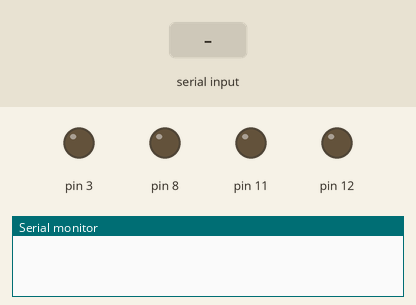
Bench run of a sketch on a simulated Arduino Uno, built with avr-gcc and run on an emulated ATmega328P. On the bench: output pins drawn as LEDs (lit = HIGH), the last lines printed to the serial monitor. The test bench sets the inputs (shaded band).

Above: at 1.2 s.
1.3 s: "run 150 175\n" received over Serial
At 2.2 s:
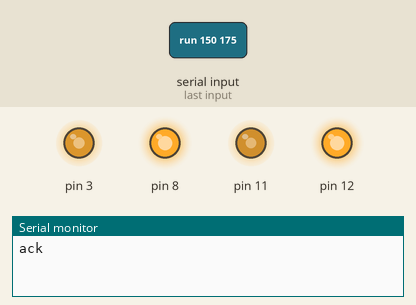
2.8 s: "-" received over Serial
Timing chart, 0 to 5.8 s (numbered marks = the images above; inputs shaded):
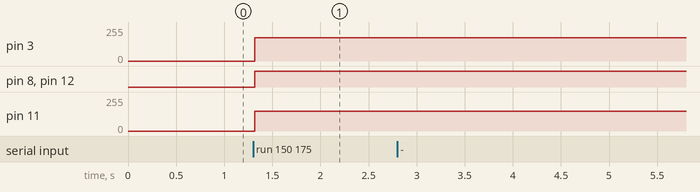

The sketch:

sketch1702.ino
```cpp
// #include "TimerOne.h"
#include "TBMotor.h"

#define itsBufferSize_ 40
// #define itsDebug_
#define itsMaxNumberLength_ 5
#define itsMaxSpeed_ 255

bool repeat, runStringFound, validLeftNumber, validRightNumber;
byte n, length1, length2;
int leftSpeed, rightSpeed;
char input[itsBufferSize_], findString[10], c;

#ifdef itsDebug_
    char buffer[itsBufferSize_];
#endif

OseppTBMotor rightMotor(12, 11);
OseppTBMotor leftMotor(8, 3);

byte findStringLength(char *string)
{
    bool found = false;
    byte n = 0;

    while(!found && (n < itsBufferSize_)) found = (string[n++] == '\0');
    return n - 1;
}

bool findStringInString(char *subString, char *string, byte *position)
{
    byte length = findStringLength(string),
        subLength = findStringLength(subString),
        steps = length - subLength + 1,
        n = 0,
        m;
    bool same = false;

    if(length < subLength) steps = 0;
    while(!same && (n < steps)) {
        same = true;
        m = 0;
        while(same && (m < subLength)) {
            same = (subString[m] == string[m + n]);
            m++;
        }
        n++;
    }
    if(same) *position = n - 1;
    return same;
}

bool isNumerical(char character)
{
    return (character == '-') || ((character >= '0') && (character <= '9'));
}

bool checkIndex(byte index)
{
    return input[index] && (index < itsBufferSize_ - 1);
}

bool readNumber(byte index, byte *finish, int *value)
{
    char number[itsMaxNumberLength_];
    byte numberLength = 0;
    int numberValue;

    number[0] = 0;
    while(checkIndex(index) && !isNumerical(input[index])) index++;
    while(checkIndex(index) && isNumerical(input[index]) && (numberLength < itsMaxNumberLength_ - 1))
        number[numberLength++] = input[index++];
    number[numberLength] = 0;
        // if a number is found
    if(numberLength) {

        // get value from numerical character string
        numberValue = atoi(number);

        *finish = index;
        *value = numberValue;

        #ifdef itsDebug_
            sprintf(buffer, "  found value is: %d", numberValue);
            Serial.println(buffer);
            sprintf(buffer, "  the current index is: %d", index);
            Serial.println(buffer);
        #endif
    }
    return numberLength;
}

void setMotors(int right, int left) {
  rightMotor.speed(right);
  leftMotor.speed(left);
}

void setup() {
    Serial.begin(9600);

    #ifdef itsDebug_
        Serial.println("Enter a command:");
    #endif
}

void loop() {

    // check if any data is available
    length1 = Serial.available();
    if(length1) {

        // wait until all data is moved into the serial register
        do {
            delay(2);
            length2 = Serial.available();
            repeat = (length2 > length1);
            length1 = length2;
        } while(repeat);

        // read the serial buffer into memory
        n = 0;
        do {
            c = Serial.read();
            input[n++] = c;
        } while((n < itsBufferSize_ - 1) && (n < length1) && c);
        if(n >= itsBufferSize_) n = itsBufferSize_ - 1;
        input[n] = 0;
        length1 = n;

        #ifdef itsDebug_
            Serial.print("  read: '");
            Serial.print(input);
            sprintf(buffer, "'(%d)", length1);
            Serial.println(buffer);
        #endif

        // read in a string with format "run [decimal right track speed] [decimal left track speed]"
        // such as "run 150 175"

        // now first look for "run"
        sprintf(findString, "run");
        runStringFound = findStringInString(findString, input, &length2);

        #ifdef itsDebug_
            if(start) sprintf(buffer, "  found string '%s' at position: %d", findString, length2);
            else sprintf(buffer, "  did NOT find string '%s'", findString);
            Serial.println(buffer);
        #endif

        // now look for the first number (right track speed)
        if(runStringFound) n = length2 + findStringLength(findString);
        else n = 0;

        if(readNumber(n, &length2, &rightSpeed)) {
            validRightNumber = (rightSpeed >= -itsMaxSpeed_) && (rightSpeed <= itsMaxSpeed_);
            validLeftNumber = false;

            if(runStringFound && validRightNumber) {

                // look for the second number (left track speed)
                n = length2;
                if(readNumber(n, &length2, &leftSpeed)) {
                    validLeftNumber = (leftSpeed >= -itsMaxSpeed_) && (leftSpeed <= itsMaxSpeed_);

                    // pass the results on to the motor controllers
                    if(validLeftNumber) setMotors(rightSpeed, leftSpeed);
                }
            }
            #ifdef itsDebug_
                else Serial.println("  no numerical input detected!");
            #endif
        }

        #ifdef itsDebug_
            Serial.println("Enter another command:");
        #else
            if(!(runStringFound && validRightNumber && validLeftNumber)) Serial.print("n");
            Serial.println("ack");
        #endif
    }
}
```

TBMotor.cpp
```cpp
#include <Arduino.h>
#include "TBMotor.h"

OseppTBMotor::OseppTBMotor(uint8_t dir_pin, uint8_t pwm_pin)
{
  _dir_pin=dir_pin;
  _pwm_pin=pwm_pin;
  pinMode(_dir_pin,OUTPUT);
  digitalWrite(_pwm_pin,LOW);
}
void OseppTBMotor::forward(uint8_t speed)
{
  digitalWrite(_dir_pin,HIGH);
  analogWrite( _pwm_pin,speed);
}
void OseppTBMotor::backward(uint8_t speed)
{
  digitalWrite(_dir_pin,LOW);
  analogWrite( _pwm_pin,speed);
}
void OseppTBMotor::speed(int _speed)
{
  if(_speed<0)
  {
    _speed=-_speed;
    digitalWrite(_dir_pin,LOW);
  }else{
    digitalWrite(_dir_pin,HIGH);
  }
  if(_speed>255)_speed=255;
  analogWrite( _pwm_pin,_speed);
}
```

TBMotor.h
```cpp
class OseppTBMotor
{
  public:
    OseppTBMotor(uint8_t dir_pin, uint8_t pwm_pin);
    void forward(uint8_t speed);
    void backward(uint8_t speed);
    void speed(int _speed);
  private:
    uint8_t _dir_pin, _pwm_pin;
};
```

Measured:
- after the input at 1.3 s, pin 3: 0/255 → 175/255 at once; pin 8, pin 12: LOW → HIGH at once; pin 11: 0/255 → 150/255 at once
